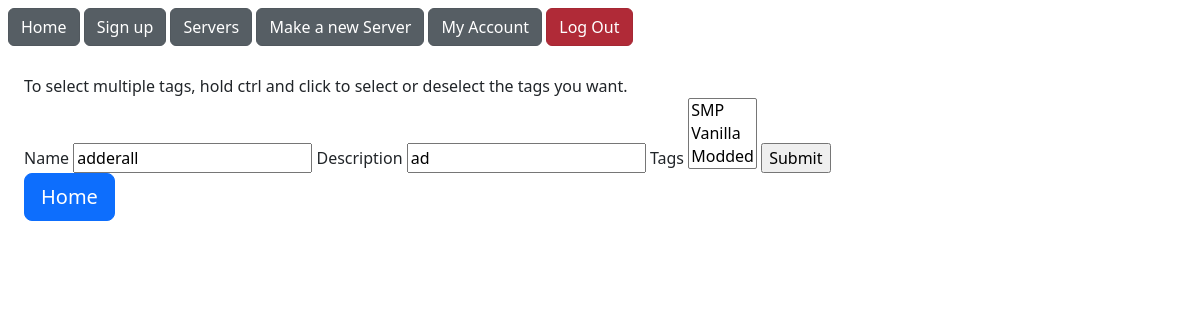
Page /server/1/update/ (signed in) on the earlier database version.
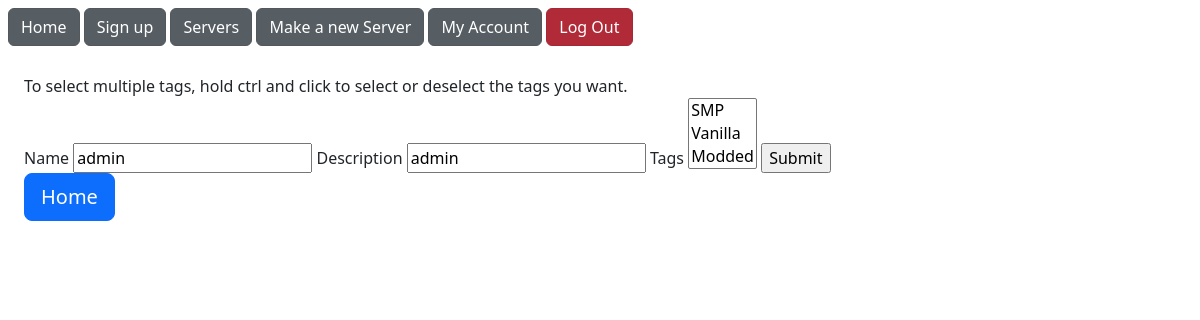
Same page on the later database version.
### models.py (models this page shows, shortened)
  class Server(db.Model):
    __tablename__ = 'servers'
    id = db.Column(db.Integer, primary_key=True)
    name = db.Column(db.Unicode, nullable=False)
    description = db.Column(db.Unicode, nullable=True) #  nullable!
    docker_id = db.Column(db.Unicode, nullable=False)
    max_players = db.Column(db.Integer, nullable=False)
    port = db.Column(db.Integer, nullable=False)
    owner_id = db.Column(db.Integer, db.ForeignKey('users.id'), nullable=False)
    status = db.Column(db.Boolean, nullable=False, default=False)
    users = db.relationship('User', secondary=UserServerRole, back_populates='servers')
    roles = db.relationship(ServerRolePermission, backref='server')
    events = db.relationship(ServerEvent, backref='sever')
    tags = db.relationship('Tag', secondary=ServerTag, backref='server')

### app.py (the view, shortened to what this page needs)
@app.get('/server/<int:server_id>/update/')
def get_update_server(server_id):
  if not session.get('logged-in'):
    print(f'[INFO] Anonymous user tried to {request.method} {url_for("get_update_server")}')
    flash("You must be logged in to do that!")
    return redirect(url_for('get_login'))
  user_id = session.get('user-id')
  user = User.query.filter_by(id=user_id).first()
  if not user:
    print(f"[ERROR] Failed to update server: User {user_id} does not exist")
    flash("You don't have permission to do that!")
    return redirect(url_for('get_login'))
  server = Server.query.filter_by(id=server_id).first()
  form = ServerUpdateForm(
    name=server.name,
    description=server.description,
    tags=server.tags,
    id=server.id
  )
  tags = Tag.query.all()
  form.tags.choices = [(t.id, t.name) for t in tags]
  return render_template('update_server.html', form=form)

### templates/update_server.html (shortened to what this page needs)
{% extends "root.html" %}
{% block content %}
<div>To select multiple tags, hold ctrl and click to select or deselect the tags you want.</div>
<form action="{{url_for('post_update_server', server_id=form.id.data)}}" method="post">
  {{ form.name.label }}
  {{ form.name() }}
  {{ form.description.label }}
  {{ form.description() }}
  {{ form.tags.label }}
  {{ form.tags(size=(form.tags.choices|length)) }}
  {{ form.submit() }}
</form>
<a href="/">
  <button class="btn btn-primary btn-lg">Home</button>
</a>
{% endblock %}

Differences in the rows shown:
changed Server: name "adderall" → "admin"; description "ad" → "admin"
